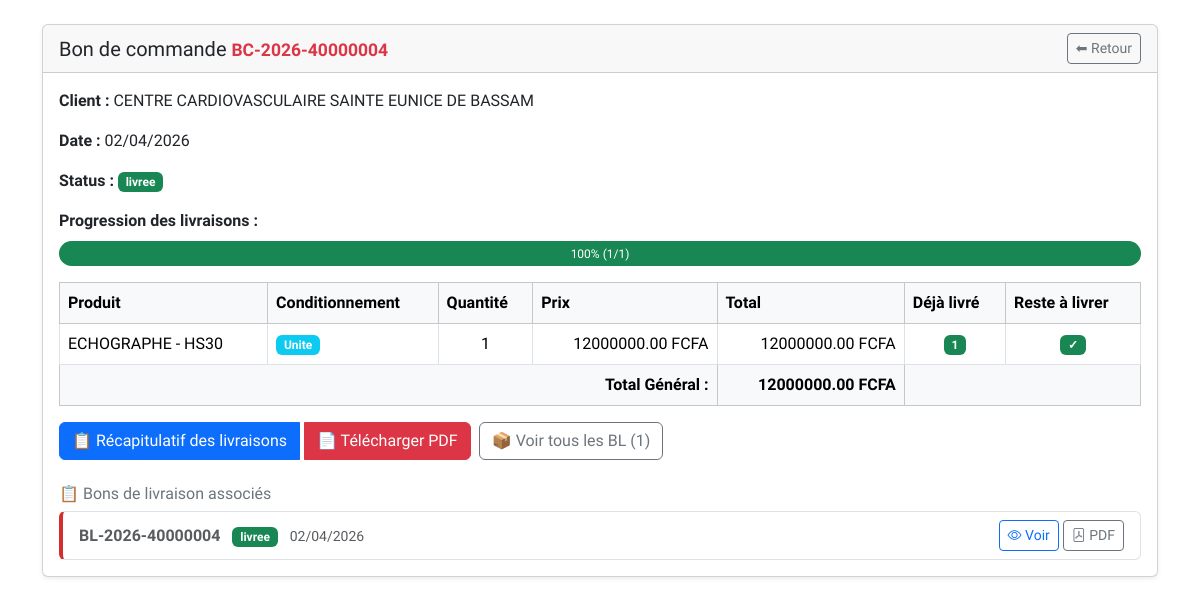
The page /bon-commande/4 (signed in) on the database as committed earlier.
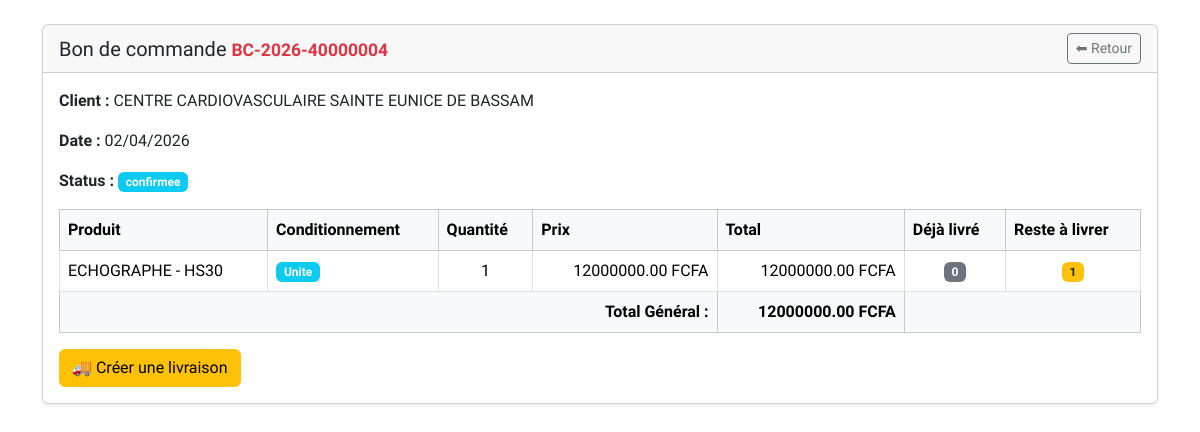
The same page on the database as committed later.
### models.py (models this page shows, shortened)
class BonCommande(db.Model):
    __tablename__ = "bon_commande"
    id = db.Column(db.Integer, primary_key=True)
    numero = db.Column(db.String(30), unique=True, nullable=False)
    date_creation = db.Column(db.DateTime, default=datetime.utcnow)
    total = db.Column(db.Numeric(12,2), default=0)
    status = db.Column(
        Enum(
            "brouillon",
            "confirmee",
            "livraison_partielle",
            "livree",
            "facturee",
            "annulee",
            name="status_commande"
        ),
        default="brouillon",
        nullable=False
    )
    client_id = db.Column(
        db.Integer,
        db.ForeignKey("client.id", name="fk_bon_commande_client_id"),
        nullable=False
    )
    vendeur_id = db.Column(
        db.Integer,
        db.ForeignKey("vendeur.id", name="fk_bon_commande_vendeur_id"),
        nullable=False,
        default=1
    )
    compagnie_id = db.Column(
        db.Integer,
        db.ForeignKey("vendeur_compagnie.id", name="fk_bon_commande_compagnie_id"),
        nullable=False,
        default=1
    )
    client = db.relationship(
        "Client",
        back_populates="bons_commande"
    )
    vendeur = db.relationship(
        "Vendeur",
        backref="bons_commande",
        lazy=True
    )
    compagnie = db.relationship(
        "VendeurCompagnie",
        backref="bons_commande",
        lazy=True
    )
    lignes = db.relationship(
        "LigneBonCommande",
        back_populates="bon",
        cascade="all, delete-orphan"
    )
    livraisons = db.relationship(
        "BonLivraison",
        back_populates="commande"
    )
    @property
    def quantite_totale(self):
        if not self.lignes:
            return 0
        return sum(ligne.quantite for ligne in self.lignes)
    @property
    def quantite_totale_livree(self):
        if not self.lignes:
            return 0
        return sum(ligne.quantite_livree for ligne in self.lignes)

class Client(db.Model):
    __tablename__ = "client"
    id = db.Column(db.Integer, primary_key=True)
    nom_client = db.Column(db.String(100), nullable=False)
    telephone = db.Column(db.String(30))
    adresse = db.Column(db.String(255), nullable=False)
    attn = db.Column(db.String(255))
    bons_commande = db.relationship(
        "BonCommande",
        back_populates="client",
        cascade="all, delete-orphan"
    )
    bons_livraison = db.relationship(
        "BonLivraison",
        back_populates="client"
    )

class LigneBonLivraison(db.Model):
    __tablename__ = "ligne_bon_livraison"
    id = db.Column(db.Integer, primary_key=True)
    bon_id = db.Column(
        db.Integer,
        db.ForeignKey("bon_livraison.id"),
        nullable=False
    )
    ligne_commande_id = db.Column(
        db.Integer,
        db.ForeignKey("ligne_bon_commande.id"),
        nullable=False
    )
    produit_id = db.Column(
        db.Integer,
        db.ForeignKey("produit.id"),
        nullable=False
    )
    quantite = db.Column(db.Integer, nullable=False)
    numero_serie = db.Column(db.String(120))
    stock_id = db.Column(
        db.Integer,
        db.ForeignKey("stock.id", name='fk_ligne_bon_livraison_stock'),
        nullable=True  # Peut être null si pas de gestion de lot
    )
    bon = db.relationship(
        "BonLivraison",
        back_populates="lignes"
    )
    produit = db.relationship(
        "Produit",
        back_populates="lignes_bon_livraison"
    )
    ligne_commande = db.relationship(
        "LigneBonCommande",
        back_populates="livraisons"
    )
    stock = db.relationship(
        "Stock",
        backref="lignes_bon_livraison"
    )

class LigneBonCommande(db.Model):
    __tablename__ = "ligne_bon_commande"
    id = db.Column(db.Integer, primary_key=True)
    bon_id = db.Column(
        db.Integer,
        db.ForeignKey("bon_commande.id"),
        nullable=False
    )
    compagnie_id = db.Column(
        db.Integer,
        db.ForeignKey("vendeur_compagnie.id", name="fk_ligne_bon_commande_compagnie_id"),  # Nom explicite
        nullable=False
    )
    produit_id = db.Column(
        db.Integer,
        db.ForeignKey("produit.id"),
        nullable=False
    )
    type_conditionnement = db.Column(
        db.Enum(
            TypeConditionnement,
            values_callable=lambda x: [e.value for e in x],
            name="typeconditionnement"
        ),
        nullable=False
    )
    quantite = db.Column(db.Integer, nullable=False)
    prix_unitaire = db.Column(db.Numeric(10,2), nullable=False)
    sous_total = db.Column(db.Numeric(12,2), nullable=False)
    livraisons = db.relationship(
        "LigneBonLivraison",
        back_populates="ligne_commande",
        cascade="all, delete-orphan"
    )
    @property
    def quantite_livree(self):
        return sum(l.quantite for l in self.livraisons)
    @property
    def reste_a_livrer(self):
        return self.quantite - self.quantite_livree
    bon = db.relationship(
        "BonCommande",
        back_populates="lignes"
    )
    produit = db.relationship(
        "Produit",
        back_populates="lignes_bon_commande"
    )

class Produit(db.Model):
    __tablename__ = "produit"
    id = db.Column(db.Integer, primary_key=True)
    nom_produit = db.Column(db.String(128), nullable=False, index=True)
    model = db.Column(db.String(128), index=True)
    marque = db.Column(db.String(128), index=True)
    code_produit = db.Column(db.String(256), unique=True, nullable=False)
    description = db.Column(db.Text)
    origine = db.Column(db.String(256))
    image = db.Column(db.String(255))
    stocks = db.relationship("Stock", backref="produit", lazy=True)
    lignes_bon_commande = db.relationship(
        "LigneBonCommande",
        back_populates="produit"
    )
    lignes_bon_livraison = db.relationship(
        "LigneBonLivraison",
        back_populates="produit"
    )
    lignes_achat = db.relationship(
        "LigneAchat",
        back_populates="produit",
        cascade="all, delete-orphan"
    )

class BonLivraison(db.Model):
    __tablename__ = "bon_livraison"
    id = db.Column(db.Integer, primary_key=True)
    numero = db.Column(db.String(30), unique=True, nullable=False)
    date_creation = db.Column(db.DateTime, default=datetime.utcnow)
    nota_bene = db.Column(db.Text)
    status = db.Column(
        Enum(
            "brouillon",
            "confirmee",
            "partielle",
            "livree",
            name="status_livraison"
        ),
        default="brouillon",
        nullable=False
    )
    client_id = db.Column(
        db.Integer,
        db.ForeignKey("client.id"),
        nullable=False
    )
    client = db.relationship(
        "Client",
        back_populates="bons_livraison"
    )
    commande_id = db.Column(
        db.Integer,
        db.ForeignKey("bon_commande.id")
    )
    commande = db.relationship(
        "BonCommande",
        back_populates="livraisons"
    )
    parent_id = db.Column(
        db.Integer,
        db.ForeignKey("bon_livraison.id")
    )
    lignes = db.relationship(
        "LigneBonLivraison",
        back_populates="bon",
        cascade="all, delete-orphan"
    )

### routes.py (the view)
@app.route("/bon-commande/<int:bon_id>")
@login_required
def details_bon_commande(bon_id):
    bon = BonCommande.query.get_or_404(bon_id)
    return render_template(
        "details_bon_commande.html",
        bon=bon
    )

### app.py (called while the page is built)
@app.after_request
def close_db_connection(response):
    try:
        db.session.close()
    except:
        pass
    return response

### routes.py (called while the page is built)
@app.after_request
def disable_cache(response):
    response.headers["Cache-Control"] = "no-store, no-cache, must-revalidate, private"
    response.headers["Pragma"] = "no-cache"
    response.headers["Expires"] = "0"
    return response

@login_manager.user_loader
def load_user(user_id):
    return User.query.get(int(user_id))

@app.context_processor
def utility_processor():
    def is_active(prefix):
        return request.endpoint and prefix in request.endpoint
    return dict(is_active=is_active)

### templates/details_bon_commande.html (shortened to what this page needs)
{% extends "base_print.html" %}
{% block content %}
<div class="container mt-4">
<div class="card shadow-sm">
<div class="card-header d-flex justify-content-between align-items-center">
<h5 class="mb-0">
Bon de commande <strong class="text-danger small">{{ bon.numero }}</strong>
</h5>
<a href="{{ url_for('liste_bons_commandes') }}"
class="btn btn-outline-secondary btn-sm">
⬅ Retour
</a>
</div>
<div class="card-body">
<p>
<strong>Client :</strong>
{{ bon.client.nom_client }}
</p>
<p>
<strong>Date :</strong>
{{ bon.date_creation.strftime("%d/%m/%Y") }}
</p>
<p>
<strong>Status :</strong>
<span class="badge
{% if bon.status == 'livree' %}
bg-success
{% elif bon.status == 'livraison_partielle' %}
bg-warning
{% elif bon.status == 'annulee' %}
bg-danger
{% elif bon.status == 'confirmee' %}
bg-info
{% else %}
bg-secondary
{% endif %}
">
{{ bon.status }}
</span>
</p>
{% if bon.status == 'livraison_partielle' or bon.status == 'livree' %}
<div class="mt-3 mb-3">
    <label class="form-label fw-bold">Progression des livraisons :</label>
    {% set pourcentage = (bon.quantite_totale_livree / bon.quantite_totale * 100) if bon.quantite_totale > 0 else 0 %}
    <div class="progress" style="height: 25px;">
        <div class="progress-bar bg-success"
             role="progressbar"
             style="width: {{ pourcentage }}%"
             aria-valuenow="{{ pourcentage }}"
             aria-valuemin="0"
             aria-valuemax="100">
            {{ "%.0f"|format(pourcentage) }}% ({{ bon.quantite_totale_livree }}/{{ bon.quantite_totale }})
        </div>
    </div>
</div>
{% endif %}
<table class="table table-bordered table-hover">
<thead class="table-light">
    <tr>
    <th>Produit</th>
    <th>Conditionnement</th>
    <th>Quantité</th>
    <th>Prix</th>
    <th>Total</th>
    <th>Déjà livré</th>
    <th>Reste à livrer</th>
     </thead>
<tbody>
{% for ligne in bon.lignes %}
<tr>
    <td>{{ ligne.produit.nom_produit }} - {{ ligne.produit.model }}</td>
    <td><span class="badge bg-info">{{ ligne.type_conditionnement.value|capitalize }}</span></td>
    <td class="text-center">{{ ligne.quantite }}</td>
    <td class="text-end">{{ ligne.prix_unitaire|round(2) }} FCFA</td>
    <td class="text-end">{{ ligne.sous_total|round(2) }} FCFA</td>
    <td class="text-center">
        {% if ligne.quantite_livree > 0 %}
            <span class="badge bg-success">{{ ligne.quantite_livree }}</span>
        {% else %}
            <span class="badge bg-secondary">0</span>
        {% endif %}
    </td>
    <td class="text-center">
        {% if ligne.reste_a_livrer > 0 %}
            <span class="badge bg-warning text-dark">{{ ligne.reste_a_livrer }}</span>
        {% else %}
            <span class="badge bg-success">✓</span>
        {% endif %}
    </td>
</tr>
{% endfor %}
</tbody>
<tfoot>
<tr class="table-light">
    <td colspan="4" class="text-end fw-bold">Total Général :</td>
    <td class="text-end fw-bold">{{ bon.total|round(2) }} FCFA</td>
    <td colspan="2"></td>
</tr>
</tfoot>
</table>
<div class="mt-3 d-flex gap-2 flex-wrap">
    {% if bon.status != 'livree' and bon.status != 'annulee' %}
    <a href="{{ url_for('nouveau_bon_livraison', commande_id=bon.id) }}"
       class="btn btn-warning">
        🚚 Créer une livraison
    </a>
    {% endif %}
    {% if bon.status == 'livree' %}
    <div class="btn-group" role="group">
        <a href="{{ url_for('recapitulatif_livraisons', commande_id=bon.id) }}"
           class="btn btn-primary">
            📋 Récapitulatif des livraisons
        </a>
        <a href="{{ url_for('recapitulatif_livraisons_pdf', commande_id=bon.id) }}"
           class="btn btn-danger">
            📄 Télécharger PDF
        </a>
    </div>
    {% endif %}
    {% if bon.livraisons|length > 0 %}
    <a href="{{ url_for('liste_bons_livraison') }}?commande_id={{ bon.id }}"
       class="btn btn-outline-secondary">
        📦 Voir tous les BL ({{ bon.livraisons|length }})
    </a>
    {% endif %}
</div>
{% if bon.livraisons|length > 0 %}
<div class="mt-4">
    <h6 class="text-secondary">📋 Bons de livraison associés</h6>
    <div class="list-group">
        {% for bl in bon.livraisons %}
        <div class="list-group-item list-group-item-action d-flex justify-content-between align-items-center">
            <div>
                <strong>{{ bl.numero }}</strong>
                <span class="badge {% if bl.status == 'livree' %}bg-success{% else %}bg-warning text-dark{% endif %} ms-2">
                    {{ bl.status }}
                </span>
                <small class="text-muted ms-2">{{ bl.date_creation.strftime('%d/%m/%Y') }}</small>
            </div>
            <div>
                <a href="{{ url_for('detail_bon_livraison', id=bl.id) }}" class="btn btn-sm btn-outline-primary">
                    <i class="bi bi-eye"></i> Voir
                </a>
                <a href="{{ url_for('bon_livraison_pdf', id=bl.id) }}" class="btn btn-sm btn-outline-secondary" target="_blank">
                    <i class="bi bi-file-pdf"></i> PDF
                </a>
            </div>
        </div>
        {% endfor %}
    </div>
</div>
{% endif %}
</div>
</div>
</div>
{% endblock %}

### templates/base_print.html (shortened to what this page needs)
<!DOCTYPE html>
<html lang="fr">
<head>
    <link rel="stylesheet" href="{{ url_for('static', filename='css/bootstrap.min.css') }}">
    <link rel="stylesheet" href="{{ url_for('static', filename='style/styles.css') }}">
    <link rel="stylesheet" href="https://cdn.jsdelivr.net/npm/bootstrap-icons@1.11.3/font/bootstrap-icons.css">
</head>
<body>
    {% block content %}{% endblock %}
</body>
</html>

### static/style/styles.css (style rules this page uses)
html { height: 100%; }
body { margin: 0; font-family: Arial, sans-serif; }
.table td, .table th { white-space: nowrap; }

### templates/base_print.html (style rules this page uses)
* { font-family: 'Bookman Old Style', 'Cormorant Garamond', 'Georgia', 'Times New Roman', serif; }
body { font-family: 'Bookman Old Style', 'Cormorant Garamond', 'Georgia', 'Times New Roman', serif; font-weight: normal; font-size: 12px; line-height: 1.5; color: #333; }
strong, b, th, h1, h2, h3, h4, h5, h6, .bold, .font-bold, .produit-principal { font-family: 'Bookman Old Style', 'Cormorant Garamond', 'Georgia', 'Times New Roman', serif; font-weight: bold; }
.detail-item, .detail-value, p, span, div { font-weight: normal; }

Rows that differ between the two databases and show on the page:
removed LigneBonLivraison: quantite_totale_livree "1"
removed BonLivraison: numero "BL-2026-40000004", status "livree", date_creation "02/04/2026"
changed BonCommande: status "livree" → "confirmee"
shown differently, row unchanged: LigneBonCommande "Unite": reste_a_livrer (not shown) → "1"; quantite_totale "1" → (not shown); quantite_livree "1" → (not shown); text "✓" → "0"
Other text that changed with them:
{{ "%.0f"|format(pourcentage) }}: "100" → (not shown)
{{ bon.livraisons|length }}: "1" → (not shown)
text no longer shown: "Progression des livraisons : % ( / ) 📋 Récapitulatif des livraisons 📄 Télécharger PDF 📦 Voir tous les BL ( ) 📋 Bons de livraison associés"
text now shown: "🚚 Créer une livraison"
